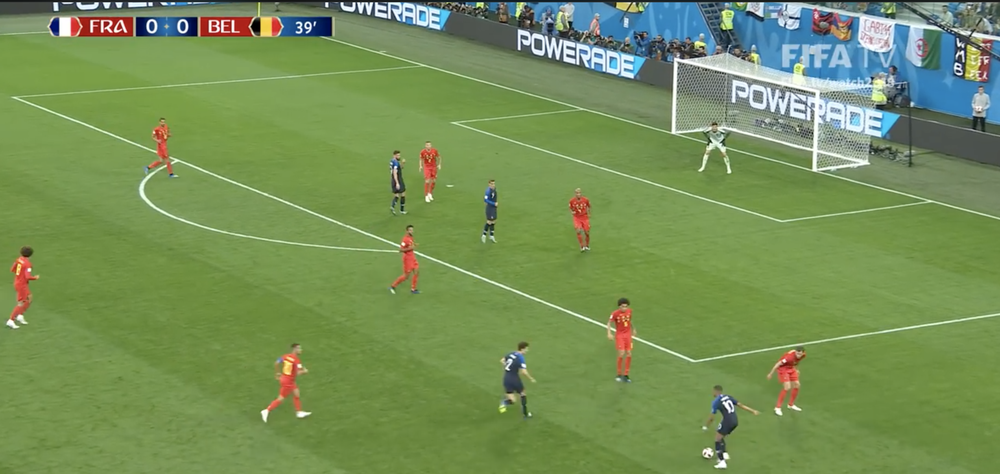
#> input picture data/circle3.png, 1000 x 474 px, shrunk from 2542 x 1204 before the run
$ python script-line-max.py
#> lines starting #> are read from the running program, lines starting #| are printed output that depends on the picture; after the words box and inside, x2 and y2 are one past the last pixel; in counts of white or black regions, pixels touching at a corner belong together; long printed decimals are rounded
import cv2 as cv
import numpy as np
import math
img = cv.imread('data/circle3.png')
#> img is the input picture: shape (474, 1000, 3); mean B, G, R 88.1, 143.9, 117.5
gray = cv.cvtColor(img,cv.COLOR_BGR2GRAY)
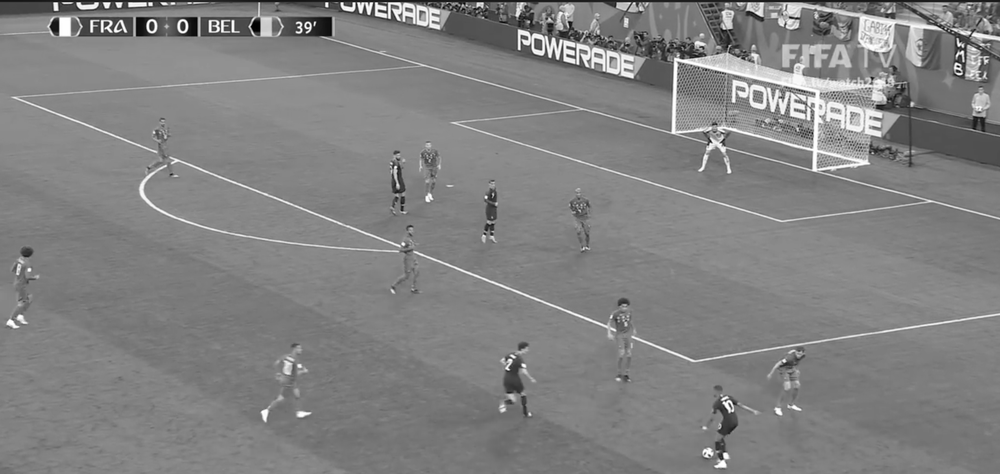
#> gray: shape (474, 1000); min 0, max 255, mean 129.7
edges = cv.Canny(gray,50,150,apertureSize = 3)
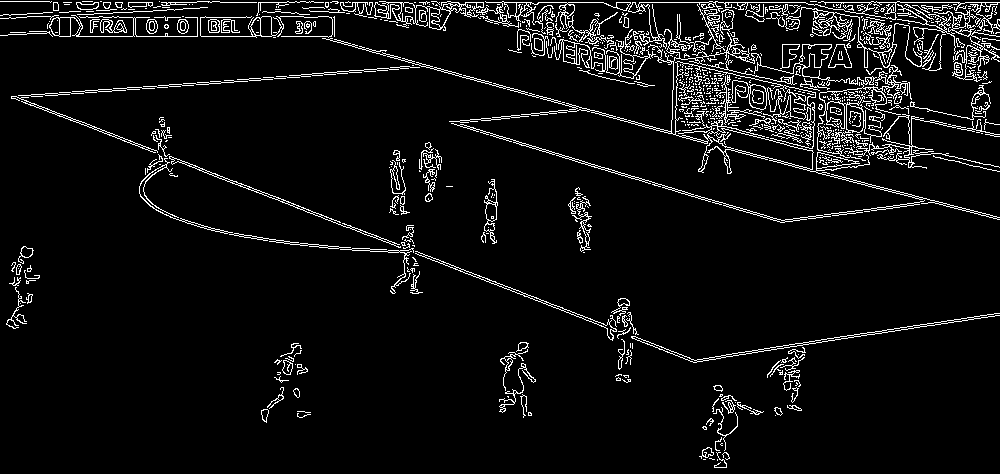
#> edges: shape (474, 1000); 6.1% white in thin lines or dots
lines = cv.HoughLinesP(edges,1,np.pi/180,100,minLineLength=1,maxLineGap=10)
#> lines = 314 rows, first 6: [616, 2, 805, 2], [903, 194, 999, 219], [92, 126, 569, 310], [18, 95, 311, 74], [124, 141, 591, 321], [725, 147, 931, 202]
max_x1 = 0
max_x2 = 0
max_y1 = 0
max_y2 = 0
max_distance = 0
for line in lines:
    x1,y1,x2,y2 = line[0]
    p1 = [x1,y1]
    p2 = [x2,y2]
    distance = math.sqrt( ((p1[0]-p2[0])**2)+((p1[1]-p2[1])**2) )
    if distance > max_distance:
        max_x1 = x1
        max_x2 = x2
        max_y1 = y1
        max_y2 = y2
        max_distance = distance
        print(distance)
        cv.line(img,(max_x1,max_y1),(max_x2,max_y2),(0,255,0),2)
#> this loop made 314 passes
#> (x1, y1, x2, y2, distance, max_x1, max_x2, max_y1) on passes 1, 3, 19: (616, 2, 805, 2, 189, 616, 805, 2), (92, 126, 569, 310, 511.3, 92, 569, 126), (408, 60, 931, 200, 541.4, 408, 931, 60)
#> (x1, y1, x2, y2, distance) on passes 2, 4, 5, 6, 7, 8: (903, 194, 999, 219, 99.2), (18, 95, 311, 74, 293.8), (124, 141, 591, 321, 500.5), (725, 147, 931, 202, 213.2), (31, 96, 322, 75, 291.8), (51, 22, 135, 20, 84.02)
#| 189.0
#| 511.258
#| 541.414
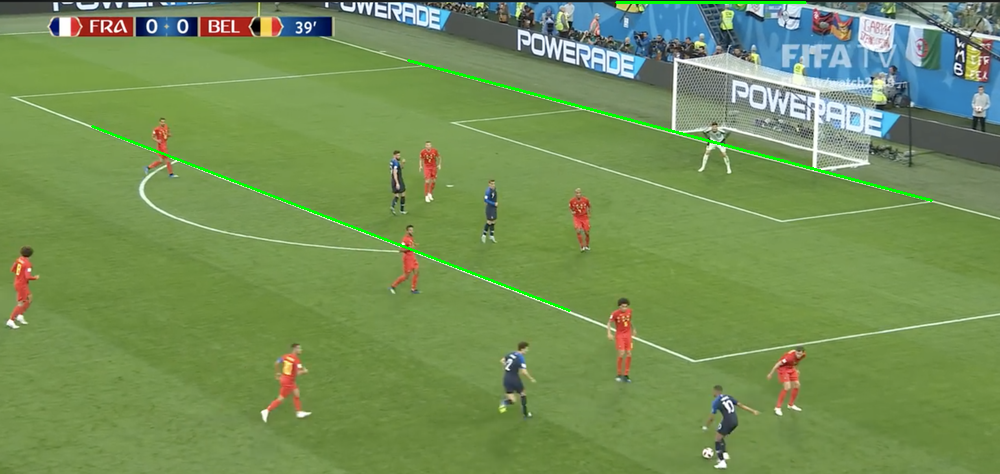
#> img: shape (474, 1000, 3); 0.73% of pixels changed, all inside (x1, y1, x2, y2) = (91, 1, 933, 312)
#> after the loop, max_distance = 541.4; max_x1 = 408; max_x2 = 931; max_y1 = 60; max_y2 = 200

cv.imwrite('field.jpg',img)

$ run again, with data/circle1.png copied over data/circle3.png
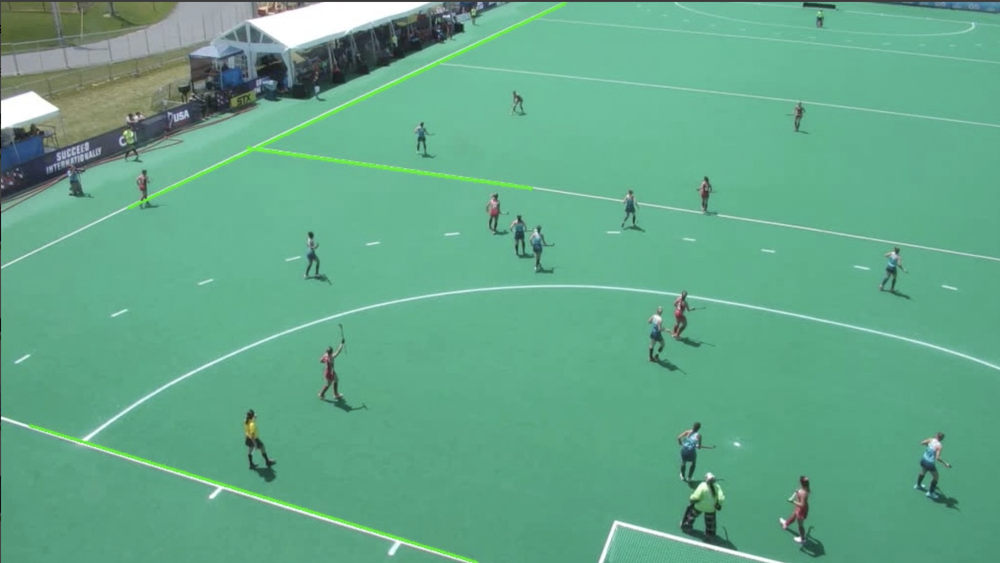
#> input picture data/circle1.png, 1000 x 563 px, shrunk from 2032 x 1144 before the run
#> img is the input picture: shape (563, 1000, 3); mean B, G, R 137.6, 167.9, 99.6
#> `edges = cv.Canny(gray,50,150,apertureSize = 3)`:
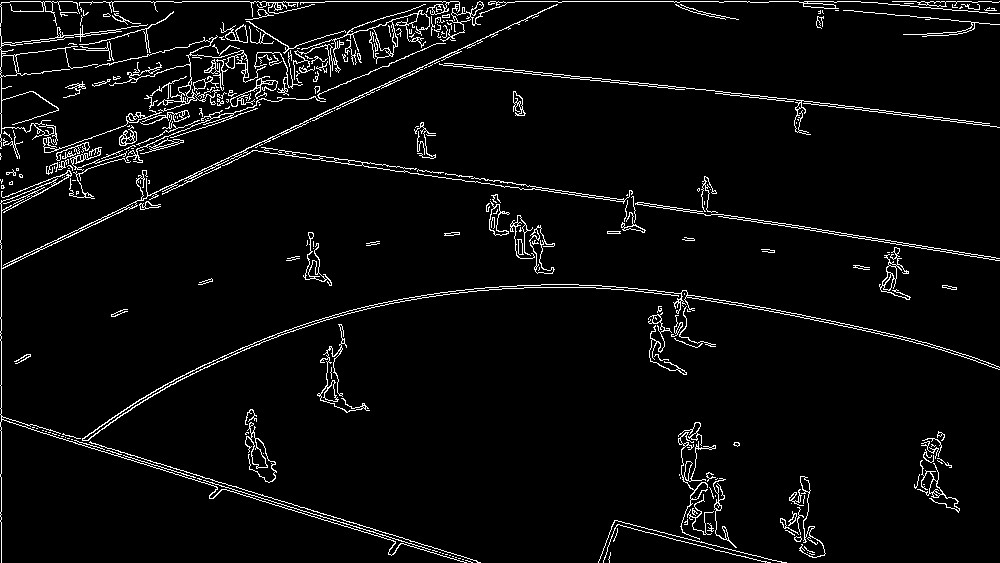
#> edges: shape (563, 1000); 4.3% white in thin lines or dots
#> lines = 121 rows, first 6: [515, 1, 749, 1], [1, 562, 1, 181], [792, 225, 871, 237], [720, 93, 999, 127], [594, 197, 763, 223], [4, 264, 112, 213]
#> the loop `for line in lines:` made 121 passes
#> (x1, y1, x2, y2, distance, max_x1, max_x2, max_y1) on passes 1, 2, 7, 8, 12: (515, 1, 749, 1, 234, 515, 749, 1), (1, 562, 1, 181, 381, 1, 1, 562), (37, 431, 465, 562, 447.6, 37, 465, 431), (137, 200, 561, 2, 468, 137, 561, 200), (30, 424, 480, 562, 470.7, 30, 480, 424)
#> (printed output is left out)
#> after the loop `for line in lines:`:
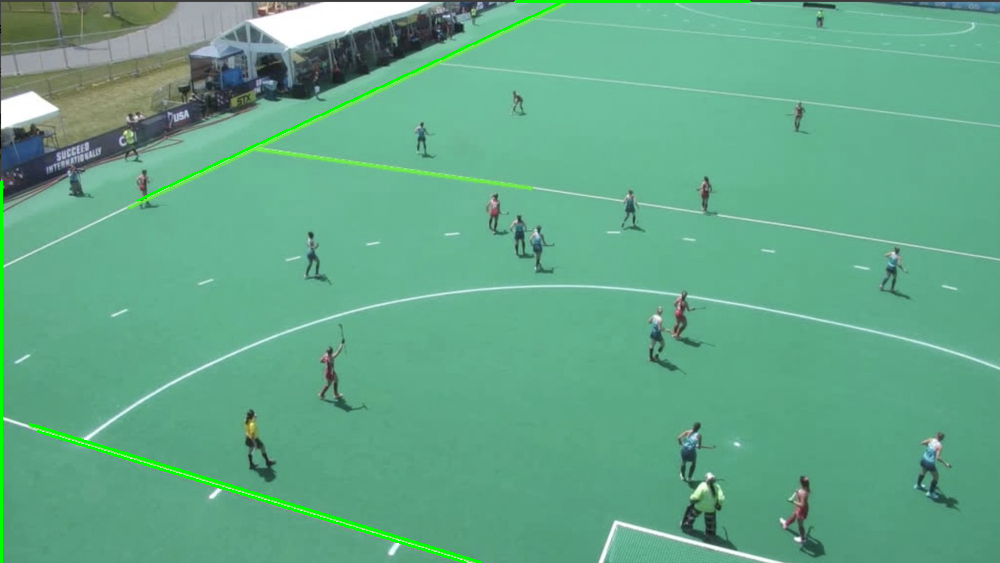
#> img: shape (563, 1000, 3); 1% of pixels changed, all inside (x1, y1, x2, y2) = (0, 0, 751, 563)
#> after the loop `for line in lines:`: max_distance = 470.7; max_x1 = 30; max_x2 = 480; max_y1 = 424; max_y2 = 562

$ run again, with data/circle2.png copied over data/circle3.png
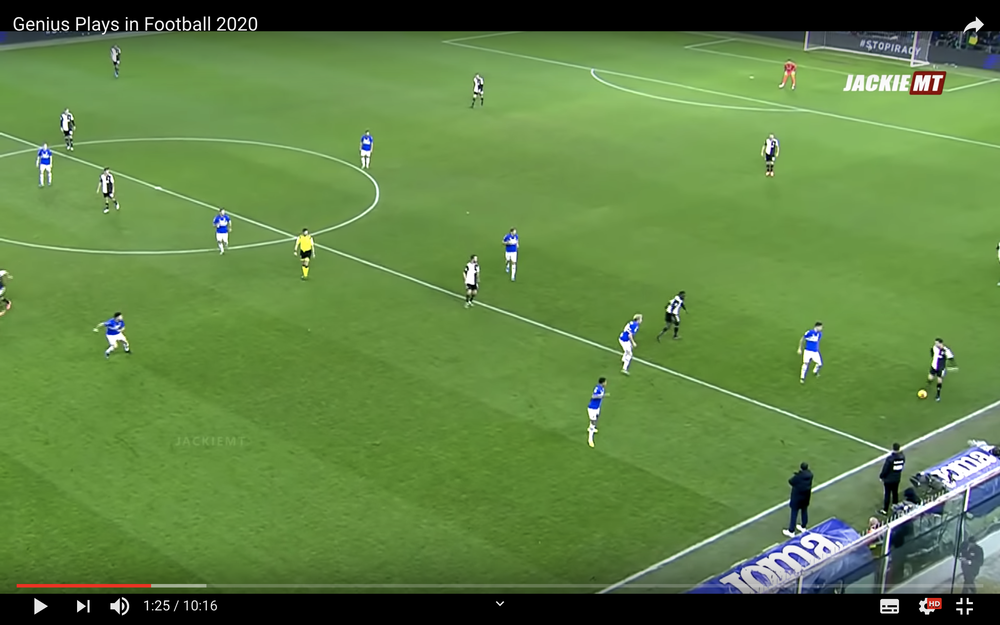
#> input picture data/circle2.png, 1000 x 625 px, shrunk from 2880 x 1800 before the run
#> img is the input picture: shape (625, 1000, 3); mean B, G, R 68.5, 130.6, 96.2
#> `edges = cv.Canny(gray,50,150,apertureSize = 3)`:
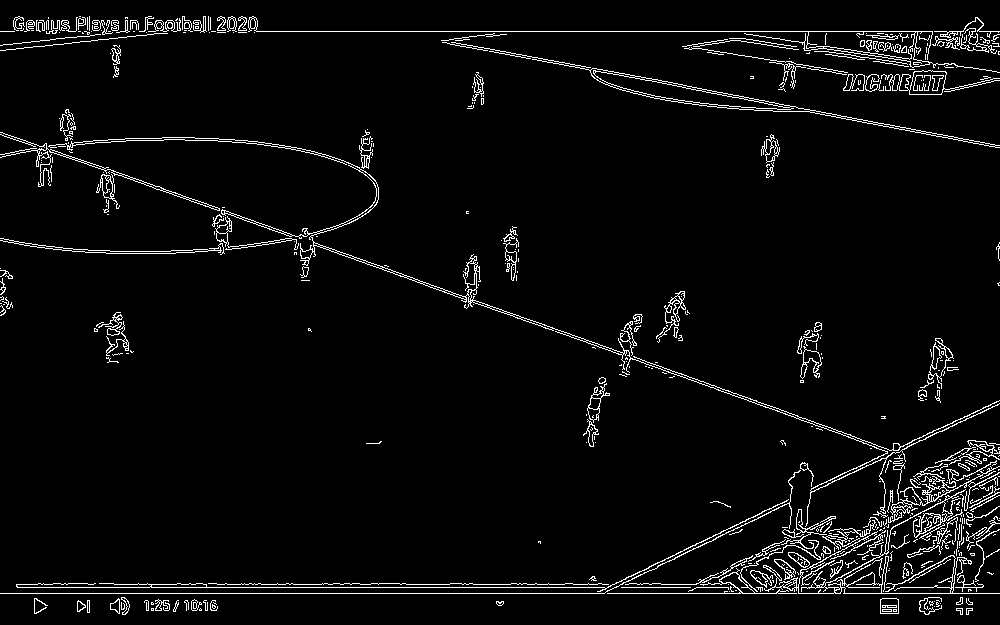
#> edges: shape (625, 1000); 4.1% white in thin lines or dots
#> lines = 85 rows, first 6: [17, 587, 982, 587], [0, 593, 999, 593], [248, 31, 999, 31], [16, 584, 67, 584], [537, 324, 904, 457], [761, 584, 897, 584]
#> the loop `for line in lines:` made 85 passes
#> (x1, y1, x2, y2, distance, max_x1, max_x2, max_y1) on passes 1 to 2: (17, 587, 982, 587, 965, 17, 982, 587), (0, 593, 999, 593, 999, 0, 999, 593)
#> (printed output is left out)
#> after the loop `for line in lines:`:
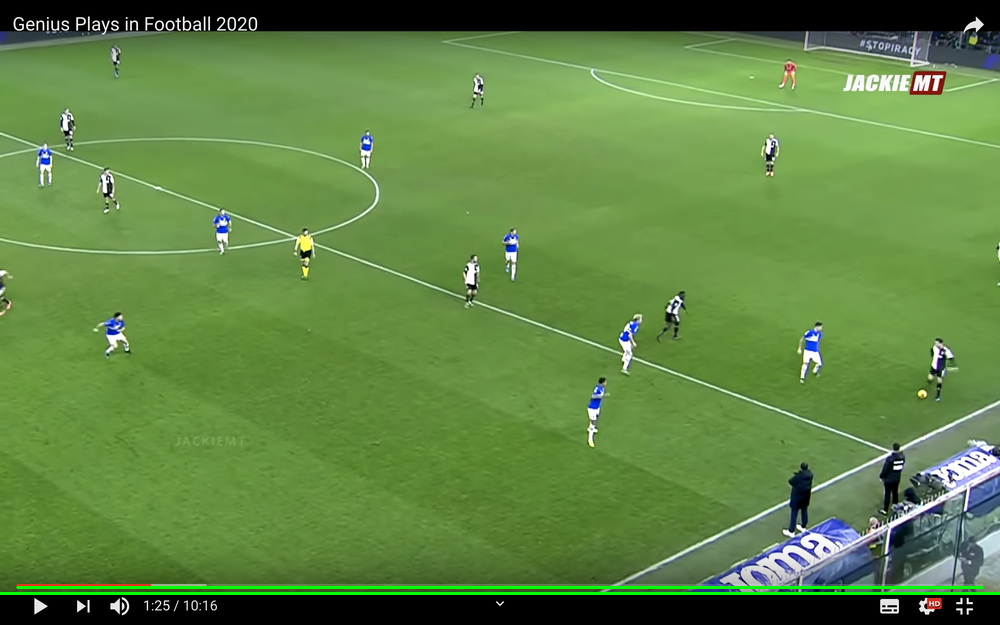
#> img: shape (625, 1000, 3); 0.94% of pixels changed, all inside (x1, y1, x2, y2) = (0, 586, 1000, 595)
#> after the loop `for line in lines:`: max_distance = 999; max_x1 = 0; max_x2 = 999; max_y1 = 593

$ run again, with data/field.png copied over data/circle3.png
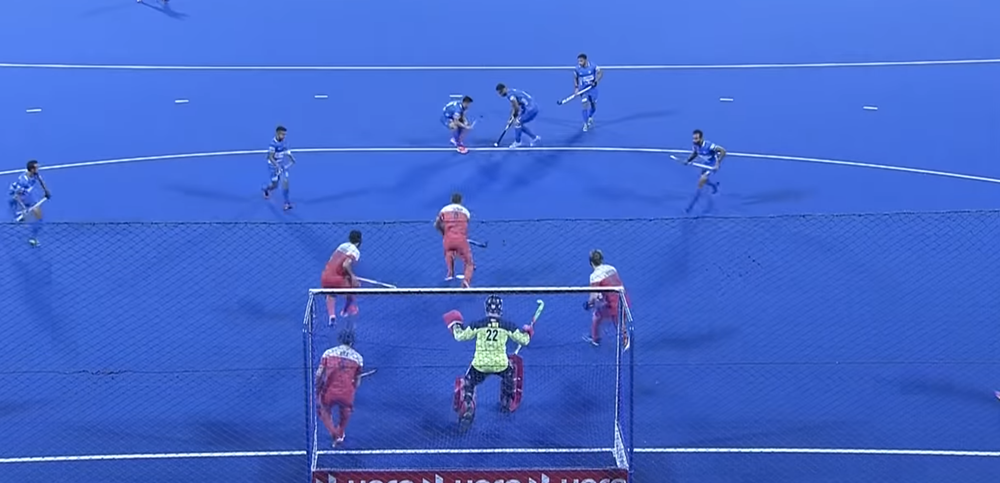
#> input picture data/field.png, 1000 x 483 px, shrunk from 2714 x 1310 before the run
#> img is the input picture: shape (483, 1000, 3); mean B, G, R 205.6, 104.1, 66.8
#> `edges = cv.Canny(gray,50,150,apertureSize = 3)`:
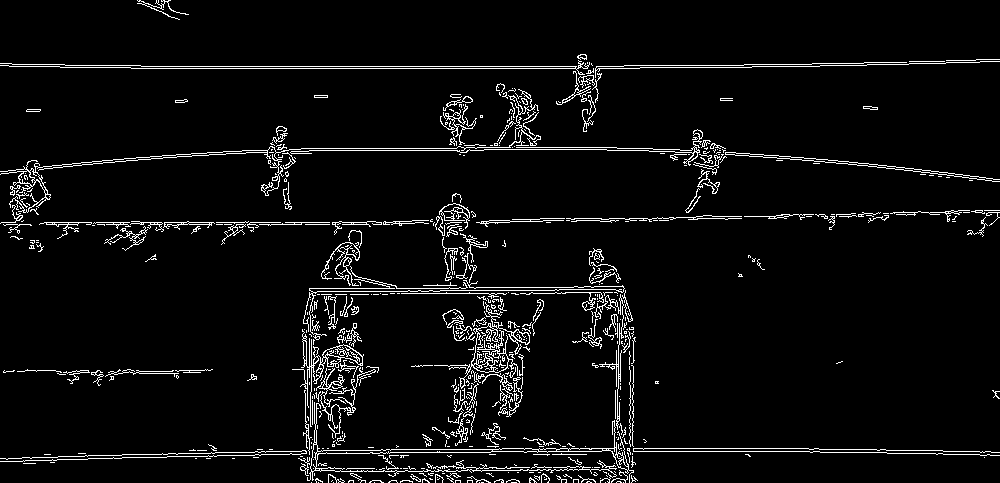
#> edges: shape (483, 1000); 4.8% white in thin lines or dots
#> lines = 106 rows, first 6: [752, 66, 819, 66], [131, 68, 639, 68], [629, 218, 695, 217], [44, 222, 399, 222], [943, 451, 990, 451], [9, 66, 59, 66]
#> the loop `for line in lines:` made 106 passes
#> (x1, y1, x2, y2, distance, max_x1, max_x2, max_y1) on passes 1 to 2: (752, 66, 819, 66, 67, 752, 819, 66), (131, 68, 639, 68, 508, 131, 639, 68)
#> (printed output is left out)
#> after the loop `for line in lines:`:
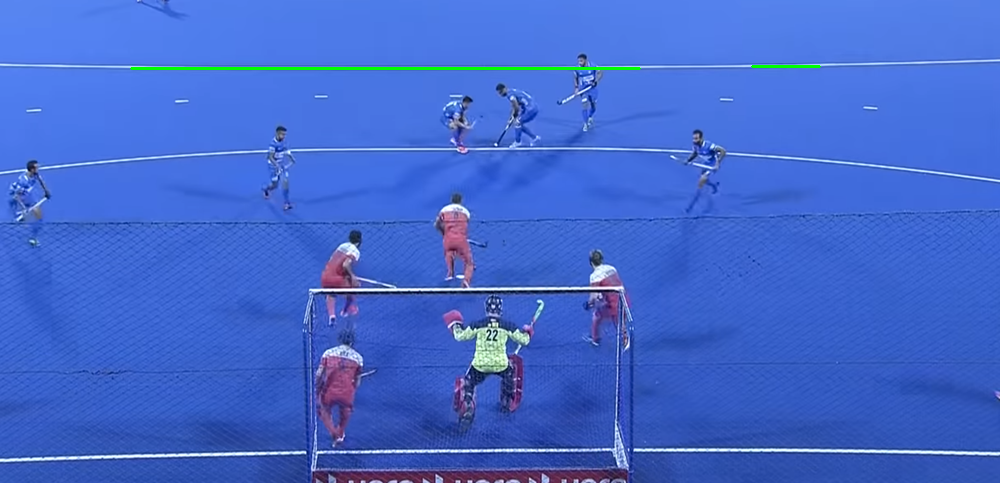
#> img: shape (483, 1000, 3); 0.36% of pixels changed, all inside (x1, y1, x2, y2) = (130, 65, 821, 70)
#> after the loop `for line in lines:`: max_distance = 508; max_x1 = 131; max_x2 = 639; max_y1 = 68
